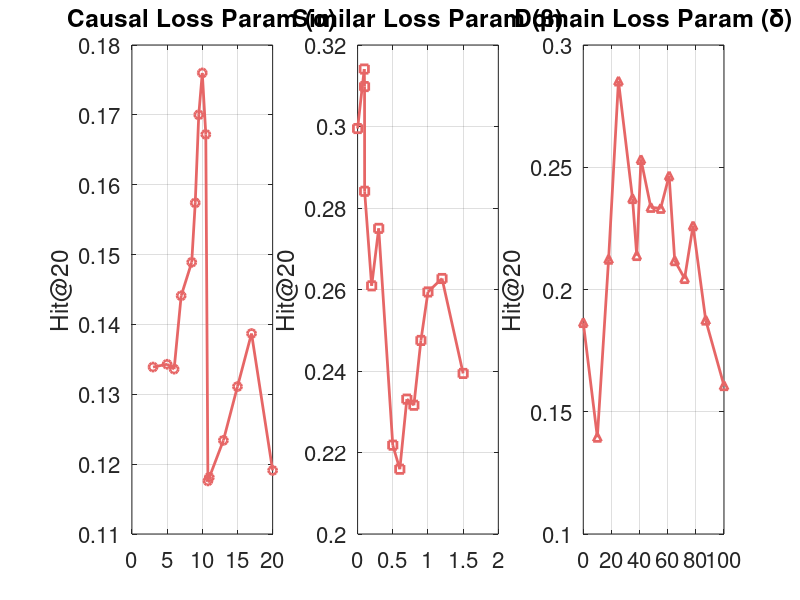

Reproduce this figure in MATLAB.
% Data for Table 1, 2, 3
alpha = [3, 5, 6, 7, 8.5, 9, 9.5, 10, 10.5, 10.8, 11, 13, 15, 17, 20];
hit20_alpha = [0.1339, 0.1343, 0.1336, 0.1441, 0.1489, 0.1574, 0.17, 0.176, 0.1672, 0.1176, 0.1181, 0.1234, 0.1311, 0.1387, 0.1191];
beta = [0, 0.095, 0.099, 0.1, 0.2, 0.3, 0.5, 0.6, 0.7, 0.8, 0.9, 1, 1.2, 1.5];
hit20_beta = [0.2995, 0.3141, 0.3098, 0.2841, 0.2609, 0.275, 0.2218, 0.2159, 0.2331, 0.2316, 0.2475, 0.2594, 0.2627, 0.2394];
delta = [0, 10, 18, 25, 35, 38, 41, 48, 55, 61, 65, 72, 78, 87, 100];
hit20_delta = [0.1865, 0.1396, 0.2124, 0.2853, 0.2372, 0.2139, 0.2532, 0.2336, 0.2332, 0.2465, 0.2118, 0.2045, 0.2261, 0.1875, 0.1607];

% Create figure and set attributes
figure('Units', 'inches', 'Position', [0, 0, 36, 8]);  % Increased width for more spacing
lineWidth = 2;
fontSize = 16;
lineColor = [0.9, 0.4, 0.4];

% Plot the first graph
subplot(1,3,1);
plot(alpha, hit20_alpha, '-o', 'LineWidth', lineWidth, 'Color', lineColor);
title('Causal Loss Param (\alpha)', 'FontSize', fontSize);
ylabel('Hit@20', 'FontSize', fontSize);
grid on;
set(gca, 'FontSize', fontSize);

% Plot the second graph
subplot(1,3,2);
plot(beta, hit20_beta, '-s', 'LineWidth', lineWidth, 'Color', lineColor);
title('Similar Loss Param (\beta)', 'FontSize', fontSize);
ylabel('Hit@20', 'FontSize', fontSize);  % Added back
grid on;
set(gca, 'FontSize', fontSize);

% Plot the third graph
subplot(1,3,3);
plot(delta, hit20_delta, '-^', 'LineWidth', lineWidth, 'Color', lineColor);
title('Domain Loss Param (\delta)', 'FontSize', fontSize);
ylabel('Hit@20', 'FontSize', fontSize);  % Added back
grid on;
set(gca, 'FontSize', fontSize);
